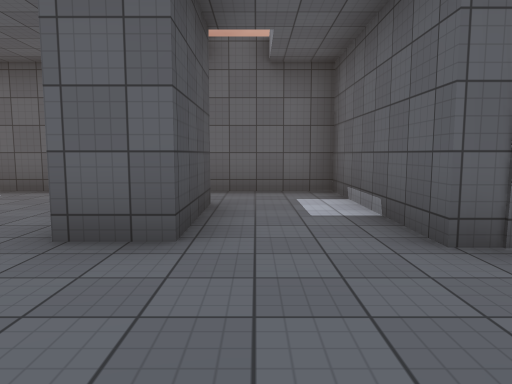
view 1 (above)

16 first-person views from a walk through a scene from a Unity 3-D project. The camera is 1.4 m above the floor, tilts 6° down and sees 70° across. The floor is counted in squares, 2 m on a side. Each view is taken from the middle of a square. On the plan, view 1 faces up. The plan holds only what a view shows up to about 11 squares ahead; the rest is blank. The place goes on beyond the plan. The player is left out. Surface patterns are stand-ins for the level's own textures.

view 2
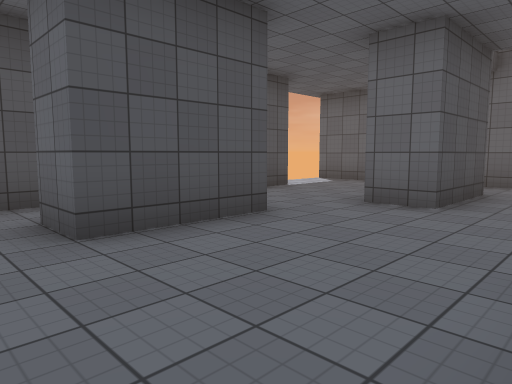

view 3
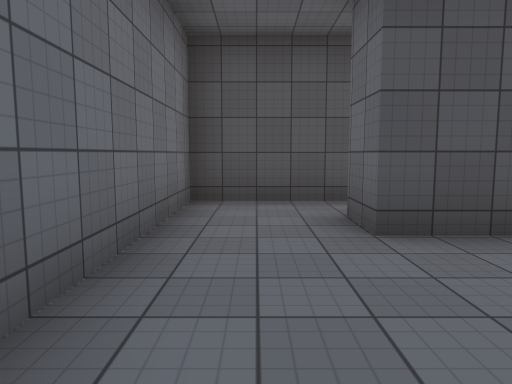

view 4
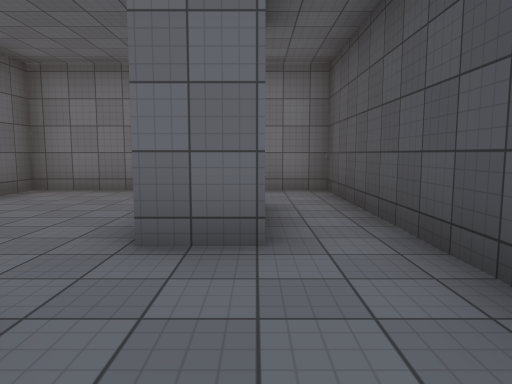

view 5
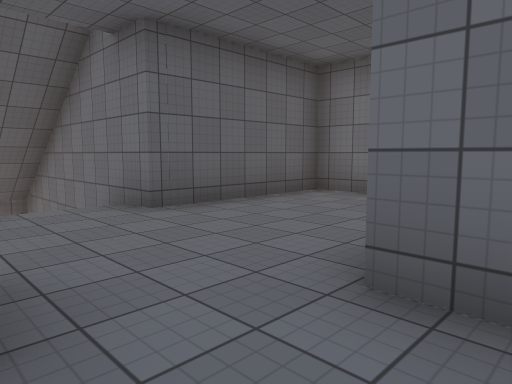

view 6
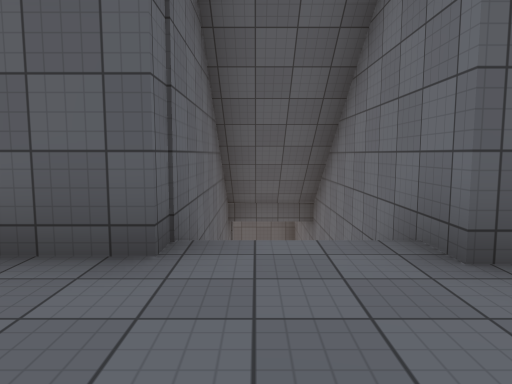

view 7
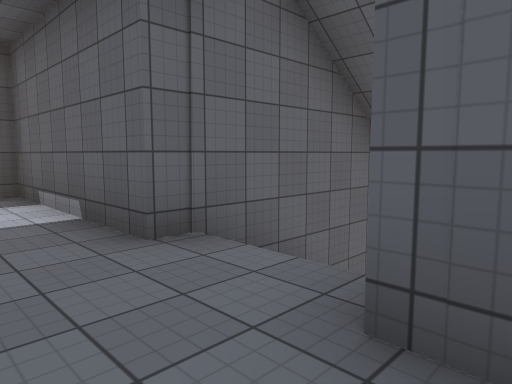

view 8
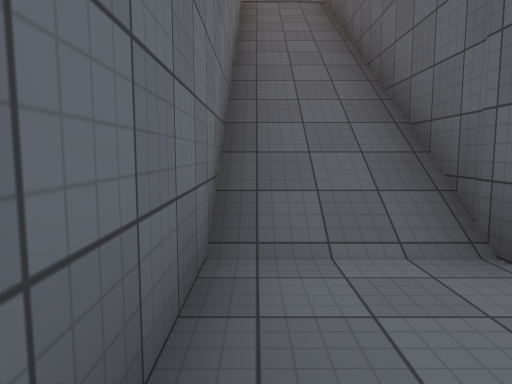

view 9
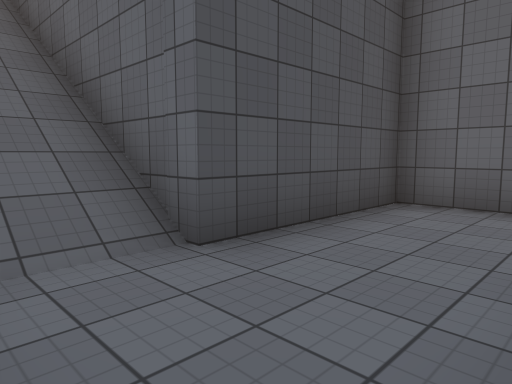

view 10
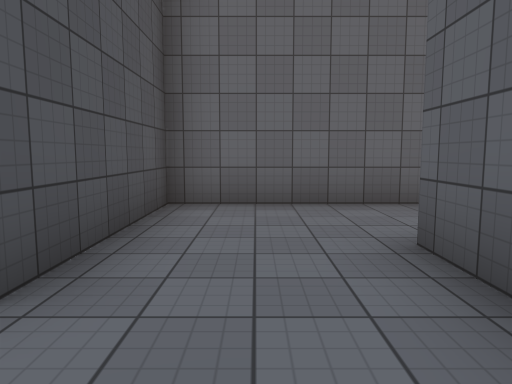

view 11
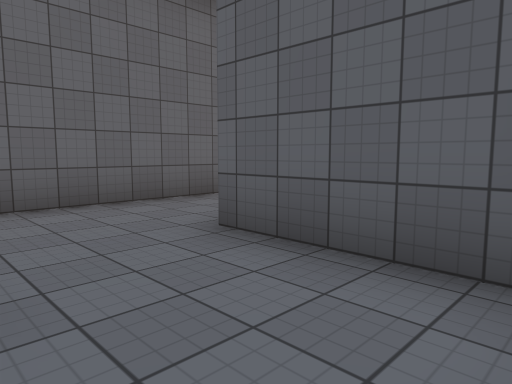

view 12
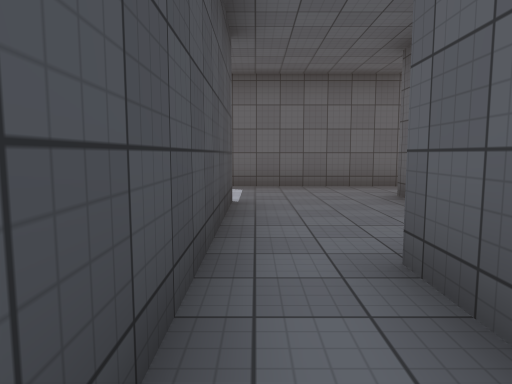

view 13
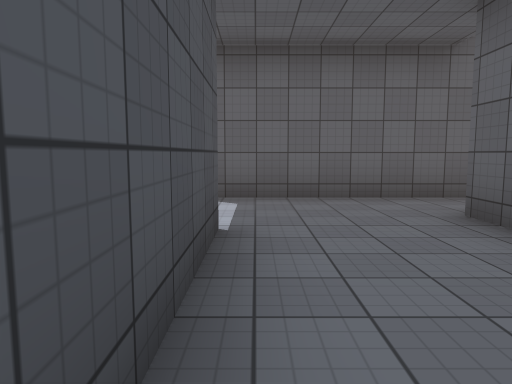

view 14
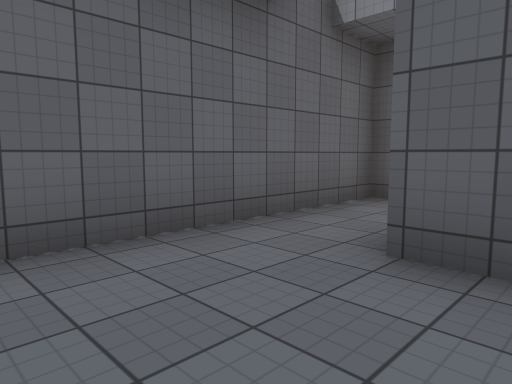

view 15
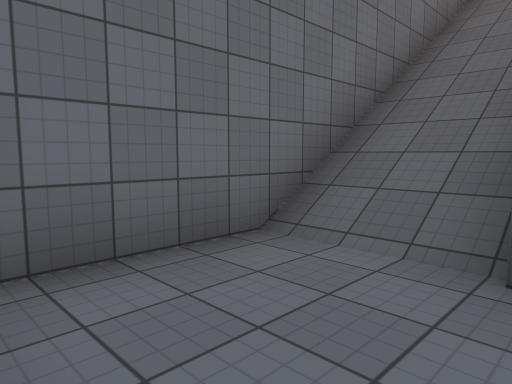

view 16
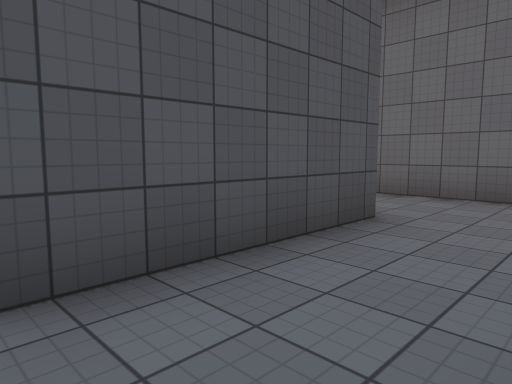

### Floor plan
Key: @ floor where view 1 was taken; # wall or solid block; x gap in a wall; . main floor; - floor 8.5 m lower than the main floor; / step, stairs or slope.
Columns run from 5 left of view 1 to 14 right of it. Each row starts with its distance up from view 1.
  7 x#######
  6 .......#     ######
  5 ....#..#     #-----
  4 #...#..#     #-----
  3 #...#..#######---#--
  2 #......///////---#--
  1 #.##...///////---#--
  0 #.##.@.###########--
 -1 #.##...#
 -2 #......#
 -3 ########

Where each view was taken, in squares from view 1:
view 1: 0 up, 0 right, facing up
view 2: 2 down, 1 right, facing up-left
view 3: 2 down, 1 right, facing left
view 4: 4 up, 3 left, facing down
view 5: 3 up, 3 left, facing down-right
view 6: 2 up, 1 left, facing right
view 7: 0 up, 0 right, facing up-right
view 8: 1 up, 11 right, facing left
view 9: 1 up, 11 right, facing up-left
view 10: 1 up, 10 right, facing up
view 11: 1 up, 9 right, facing up-right
view 12: 1 down, 4 left, facing up
view 13: 1 up, 4 left, facing up
view 14: 4 up, 4 left, facing up-right
view 15: 3 up, 11 right, facing down-left
view 16: 0 up, 14 right, facing up-left
